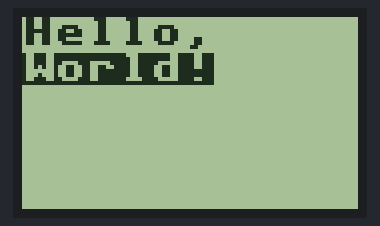
The program below on a simulated ESP8266 board running MicroPython. On the bench: 84×48 one-colour display. Library files of the repository ran but are not shown: pcd8544.py. At 0.0 s the program stops and its outputs stay as they are.

Above: at 0.1 s.

The program:

main.py
```python
# nokia LCD demo. See this page for wiring:
# https://github.com/mcauser/MicroPython-ESP8266-DHT-Nokia-5110

from machine import Pin, SPI
import pcd8544

spi = SPI(1, baudrate=80000000, polarity=0, phase=0)

cs = Pin(2)
dc = Pin(15)
rst = Pin(0)

#bl = Pin(12, Pin.OUT, value=0)
lcd = pcd8544.PCD8544_FRAMEBUF(spi, cs, dc, rst)

def text_inverse(lcd, t, x, y, color):
    w = len(t) * 8
    h = 8
    lcd.fill_rect(x, y, w, h, 1)
    lcd.text(t, x, y, 0)


lcd.text("Hello,", 0, 0, 1)
#lcd.text("World!", 0, 9, 1)
text_inverse(lcd, "World!", 0, 9, 1)
lcd.show()
```
